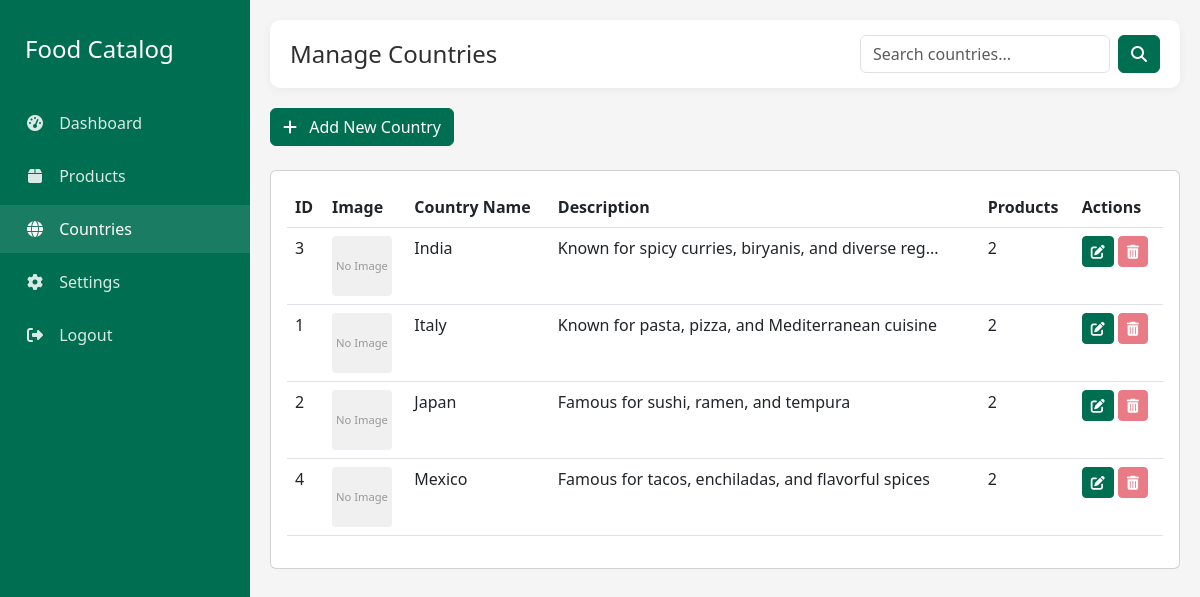
Screenshot of /admin/countries.php (signed in) with the database file from the repository.
### tables this page shows
CREATE TABLE IF NOT EXISTS countries (
    id INT AUTO_INCREMENT PRIMARY KEY,
    name VARCHAR(100) NOT NULL,
    image VARCHAR(255),
    description TEXT,
    created_at TIMESTAMP DEFAULT CURRENT_TIMESTAMP
);

### admin/countries.php (the view, shortened to what this page needs)
<?php
require_once '../includes/db.php';
$page = isset($_GET['page']) ? intval($_GET['page']) : 1;
$limit = 10;
$offset = ($page - 1) * $limit;
$search = isset($_GET['search']) ? $_GET['search'] : '';
$where_clause = '';
$sql = "SELECT * FROM countries $where_clause ORDER BY name ASC LIMIT $offset, $limit";
$result = $conn->query($sql);
?>
<!DOCTYPE html>
<html lang="en">
<head>
    <link href="https://cdn.jsdelivr.net/npm/bootstrap@5.3.0/dist/css/bootstrap.min.css" rel="stylesheet">
    <link rel="stylesheet" href="https://cdnjs.cloudflare.com/ajax/libs/font-awesome/6.4.0/css/all.min.css">
</head>
<body>
    <div class="sidebar">
        <div class="sidebar-brand">
            <h3>Food Catalog</h3>
        </div>
        <ul class="sidebar-menu">
            <li><a href="index.php"><i class="fas fa-tachometer-alt"></i> Dashboard</a></li>
            <li><a href="products.php"><i class="fas fa-box"></i> Products</a></li>
            <li><a href="countries.php" class="active"><i class="fas fa-globe"></i> Countries</a></li>
            <li><a href="settings.php"><i class="fas fa-cog"></i> Settings</a></li>
            <li><a href="logout.php"><i class="fas fa-sign-out-alt"></i> Logout</a></li>
        </ul>
    </div>
    <div class="main-content">
        <div class="top-bar">
            <div>
                <h2>Manage Countries</h2>
            </div>
            <div class="search-box">
                <form action="" method="GET" class="d-flex">
                    <input type="text" name="search" class="form-control" placeholder="Search countries..." value="<?php echo htmlspecialchars($search); ?>">
                    <button type="submit" class="btn btn-primary ms-2"><i class="fas fa-search"></i></button>
                </form>
            </div>
        </div>
        <div class="mb-4">
            <a href="country-add.php" class="btn btn-primary">
                <i class="fas fa-plus me-2"></i> Add New Country
            </a>
        </div>
        <div class="card">
            <div class="card-body">
                <div class="table-responsive">
                    <table class="table table-hover">
                        <thead>
                            <tr>
                                <th>ID</th>
                                <th>Image</th>
                                <th>Country Name</th>
                                <th>Description</th>
                                <th>Products</th>
                                <th>Actions</th>
                            </tr>
                        </thead>
                        <tbody>
                            <?php
                            if ($result && $result->num_rows > 0) {
                                while($row = $result->fetch_assoc()) {
                                    $product_count = 0;
                                    $food_items_check = "SHOW TABLES LIKE 'food_items'";
                                    $food_items_result = $conn->query($food_items_check);
                                    if ($food_items_result->num_rows > 0) {
                                        $count_sql = "SELECT COUNT(*) as count FROM food_items WHERE country_id = " . $row['id'];
                                        $count_result = $conn->query($count_sql);
                                        if ($count_result && $count_result->num_rows > 0) {
                                            $product_count += $count_result->fetch_assoc()['count'];
                                        }
                                    }
                                    $products_check = "SHOW TABLES LIKE 'products'";
                                    $products_result = $conn->query($products_check);
                                    if ($products_result->num_rows > 0) {
                                        $count_sql = "SELECT COUNT(*) as count FROM products WHERE country_id = " . $row['id'];
                                        $count_result = $conn->query($count_sql);
                                        if ($count_result && $count_result->num_rows > 0) {
                                            $product_count += $count_result->fetch_assoc()['count'];
                                        }
                                    }
                                    echo "<tr>";
                                    echo "<td>" . $row['id'] . "</td>";
                                    echo "<td>";
                                    if (!empty($row['image']) && file_exists("../assets/img/countries/" . $row['image'])) {
                                        echo "<img src='../assets/img/countries/" . $row['image'] . "' alt='" . htmlspecialchars($row['name']) . "'>";
                                    } else {
                                        echo "<div class='no-image'>No Image</div>";
                                    }
                                    echo "</td>";
                                    echo "<td>" . htmlspecialchars($row['name']) . "</td>";
                                    echo "<td>" . (strlen($row['description'] ?? '') > 50 ? substr(htmlspecialchars($row['description']), 0, 50) . '...' : htmlspecialchars($row['description'] ?? '')) . "</td>";
                                    echo "<td>" . $product_count . "</td>";
                                    echo "<td>
                                            <a href='country-edit.php?id=" . $row['id'] . "' class='btn btn-sm btn-primary' title='Edit'><i class='fas fa-edit'></i></a>
                                            <a href='countries.php?action=delete&id=" . $row['id'] . "' class='btn btn-sm btn-danger " . ($product_count > 0 ? 'disabled' : '') . "' " .
                                            ($product_count > 0 ? "title='Cannot delete: country is in use'" : "onclick=\"return confirm('Are you sure you want to delete this country?');\" title='Delete'") . "><i class='fas fa-trash-alt'></i></a>
                                          </td>";
                                    echo "</tr>";
                                }
                            } else {
                                echo "<tr><td colspan='6' class='text-center'>No countries found</td></tr>";
                            }
                            ?>
                        </tbody>
                    </table>
                </div>
            </div>
        </div>
    </div>
</body>
</html>

### admin/countries.php (style rules this page uses)
:root { --primary: #006E51; --primary-dark: #00584A; --secondary: #D0104C; --light-bg: #F5F5F5; --text-dark: #2F2F2F; }
body { background-color: var(--light-bg); font-family: 'Segoe UI', Tahoma, Geneva, Verdana, sans-serif; }
.sidebar { background: var(--primary); color: white; min-height: 100vh; position: fixed; top: 0; left: 0; width: 250px; z-index: 1000; padding-top: 20px; transition: all 0.3s; }
.sidebar-brand { padding: 15px 25px; margin-bottom: 20px; }
.sidebar-brand h3 { font-size: 1.5rem; margin: 0; }
.sidebar-menu { padding: 0; list-style: none; }
.sidebar-menu > li { margin-bottom: 5px; }
.sidebar-menu > li > a { display: block; padding: 12px 25px; color: rgba(255, 255, 255, 0.85); text-decoration: none; transition: all 0.3s; }
.sidebar-menu > li > a:hover, .sidebar-menu > li > a.active { color: white; background: rgba(255, 255, 255, 0.1); }
.sidebar-menu > li > a > i { margin-right: 10px; width: 20px; text-align: center; }
.main-content { margin-left: 250px; padding: 20px; transition: all 0.3s; }
.top-bar { background: white; padding: 15px 20px; border-radius: 10px; display: flex; align-items: center; justify-content: space-between; margin-bottom: 20px; box-shadow: 0 2px 10px rgba(0,0,0,0.05); }
.top-bar h2 { margin: 0; color: var(--text-dark); font-size: 1.5rem; }
.btn-primary { background-color: var(--primary); border-color: var(--primary); }
.search-box { max-width: 300px; }
.no-image { width: 60px; height: 60px; background-color: #f0f0f0; color: #999; display: flex; align-items: center; justify-content: center; font-size: 0.7rem; border-radius: 4px; }

### rows the page displays
countries: id "3", shows "No Image", name "India", description "Known for spicy curries, biryanis, and diverse reg", product_count "2"
countries: id "1", shows "No Image", name "Italy", description "Known for pasta, pizza, and Mediterranean cuisine", product_count "2"
countries: id "2", shows "No Image", name "Japan", description "Famous for sushi, ramen, and tempura", product_count "2"
countries: id "4", shows "No Image", name "Mexico", description "Famous for tacos, enchiladas, and flavorful spices", product_count "2"
